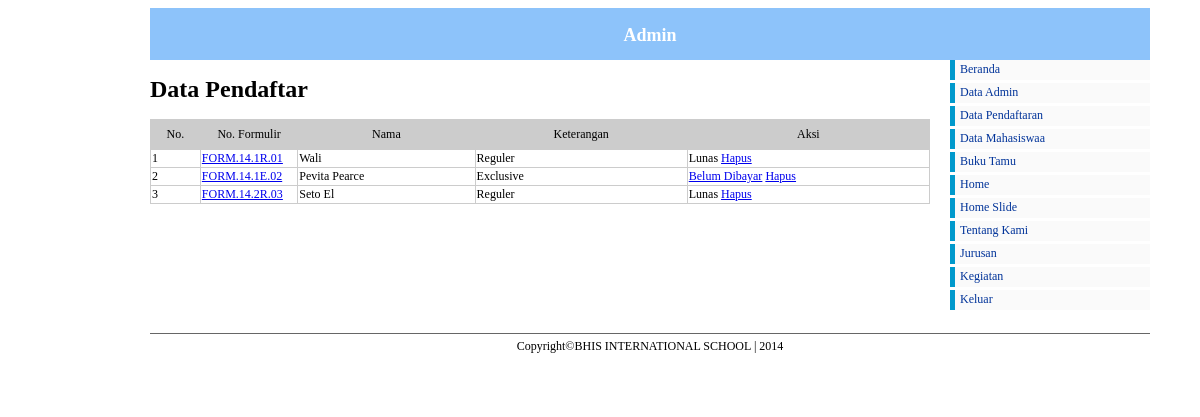
/admin/index.php?pg=pendaftaran/data_pendaftar (signed in), run on the app's committed database.
### tables this page shows
CREATE TABLE IF NOT EXISTS `formulir` (
  `nomor_formulir` varchar(17) NOT NULL,
  `nama` varchar(50) NOT NULL,
  `foto` varchar(100) NOT NULL,
  `kelas` char(1) NOT NULL,
  `jurusan` int(1) NOT NULL,
  `jenis_kelamin` varchar(10) NOT NULL,
  `agama` varchar(10) NOT NULL,
  `email` varchar(100) NOT NULL,
  `password` varchar(40) NOT NULL,
  `alamat` varchar(100) NOT NULL,
  `kota_lahir` varchar(30) NOT NULL,
  `tanggal_lahir` date NOT NULL,
  `sekolah` varchar(50) NOT NULL,
  `tingkat` char(5) NOT NULL,
  `hobi` varchar(100) DEFAULT NULL,
  `cita` varchar(100) DEFAULT NULL,
  `tlp` char(12) NOT NULL,
  `ayah` varchar(50) DEFAULT NULL,
  `ibu` varchar(50) DEFAULT NULL,
  `pekerjaanayah` varchar(50) DEFAULT NULL,
  `pekerjaanibu` varchar(50) DEFAULT NULL,
  `tanggal_daftar` timestamp NOT NULL DEFAULT CURRENT_TIMESTAMP,
  `lunas` tinyint(1) NOT NULL DEFAULT '0',
  PRIMARY KEY (`nomor_formulir`)
);

### admin/pendaftaran/data_pendaftar.php (the view)
<h1>Data Pendaftar</h1>
<table width="650" border="1">
	<tr id="jtabel">
		<td width="40">No.</td>
		<td width="52">No. Formulir</td>
		<td width="150">Nama</td>
		<td width="180">Keterangan</td>
		<td width="206">Aksi</td>
	</tr>
	<?php
	$data = mysql_query("select * from formulir");
	$no = 1;
	while($tampil = mysql_fetch_array($data))
	{
		$view 	= ($tampil['kelas'] == 'R') ? 'Reguler' : 'Exclusive';
		$status	= ($tampil['lunas'] == 0) ? 'Belum Dibayar' : 'Lunas';
	?>
	<tr>
		<td><?php echo $no++;?></td>
		<td><a href="pendaftaran/lihat_pendaftaran.php?pg=form&no=<?php echo $tampil['nomor_formulir'];?>" class="klik" target="_blank"><?php echo $tampil['nomor_formulir'];?></a></td>
		<td><?php echo $tampil['nama']; ?></td>
		<td><?php echo $view;?></td>
		<td>
			<?php if ($tampil['lunas'] == 0) : ?>
				<a href="?pg=pendaftaran/ubah_pendaftaran&id=<?php echo $tampil['nomor_formulir']; ?>" class="klik"><?php echo $status; ?></a>
			<?php else : ?>
				<?php echo $status; ?>
			<?php endif; ?>
			<a href="?pg=pendaftaran/hapus_pendaftaran&id=<?php echo $tampil['nomor_formulir'];?>" class="klik" onclick="return confirm('Data Akan Dihapus?')">Hapus</a>
		</td>
	</tr>
<?php
	}
?>
</table>

### admin/css/admin.css (style rules this page uses)
body { font-size: 62.5%; font-family: "Trebuchet MS", "Arial", "Helvetica", "Verdana", "sans-serif"; }
table { font-size: 12px; width:780px; border:1px solid #CCC; border-collapse:collapse; }
#jtabel { height:30px; background-color:#CCC; text-align:center; }

### data on the page
formulir: nomor_formulir "FORM.14.1R.01", nama "Wali", kelas "Reguler", lunas "Lunas"
formulir: nomor_formulir "FORM.14.1E.02", nama "Pevita Pearce", kelas "Exclusive", lunas "Belum Dibayar"
formulir: nomor_formulir "FORM.14.2R.03", nama "Seto El", kelas "Reguler", lunas "Lunas"
